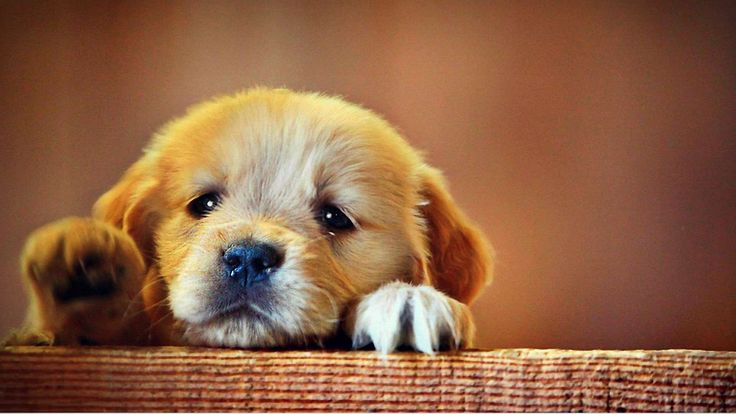
#> input picture doggo.jpg, 736 x 414 px
$ python main.py
#> lines starting #> are read from the running program, lines starting #| are printed output that depends on the picture
import cv2

image_path = 'doggo.jpg'
img = cv2.imread(image_path)
#> img is the input picture: shape (414, 736, 3); mean B, G, R 68.5, 98.2, 143.5

if img is None:
    raise FileNotFoundError(f"Failed to load image: {image_path}")

gray_img = cv2.cvtColor(img, cv2.COLOR_BGR2GRAY)
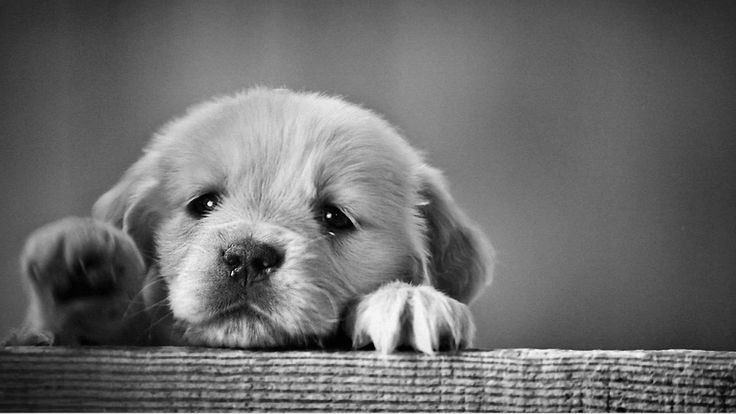
#> gray_img: shape (414, 736); min 0, max 252, mean 108.4

neg_img = cv2.bitwise_not(gray_img)
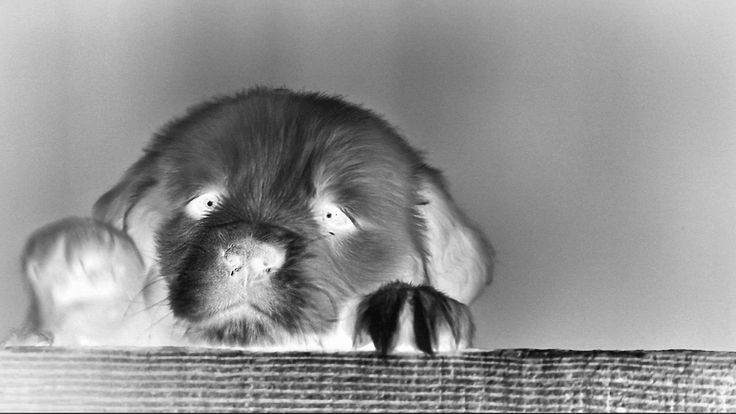
#> neg_img: shape (414, 736); min 3, max 255, mean 146.6

cv2.imshow('Input Image', img)
cv2.imshow('Negative Image', neg_img)

key = cv2.waitKey(0)
#> (key Esc is pressed here)

if key == ord('s'):
    cv2.imwrite('negative_image.jpg', neg_img)
    print("Negative image saved as 'negative_image.jpg'")

cv2.destroyAllWindows()
